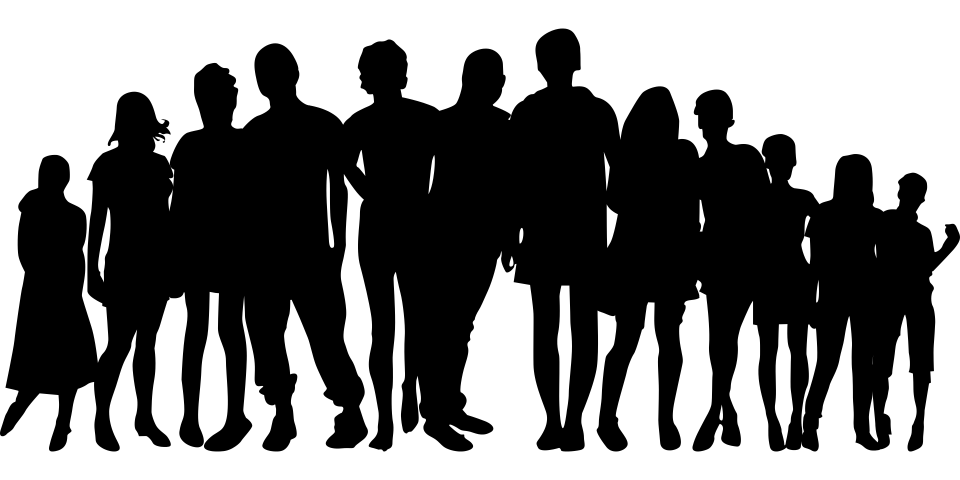
#> input picture 03_Prod/Fun_2/team2.png, 1920 x 960 px (shown at 1/2 size)
$ python new_wordcloud_1.py
#> lines starting #> are read from the running program, lines starting #| are printed output that depends on the picture
from wordcloud import WordCloud, STOPWORDS
import matplotlib.pyplot as plt
from PIL import Image
import numpy as np
from random import randint

# Load the Christmas tree image mask
tree_mask = np.array(Image.open("team2.png"))
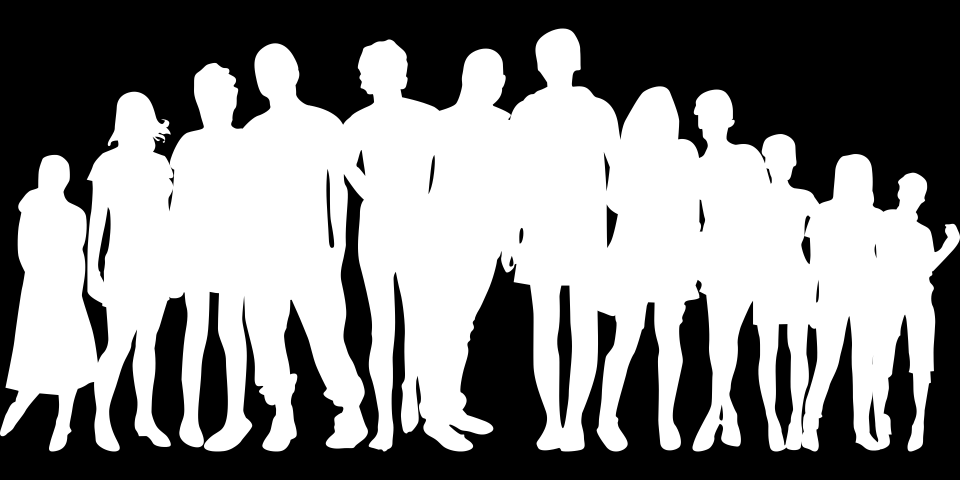
#> tree_mask: shape (960, 1920) (shown at 1/2 size); min 0, max 255, mean 133.7

# Invert the mask (black becomes white, white becomes black)
inverted_mask = 255 - tree_mask

# Prepare the text data
names = """
Holy Venom
Krismond Studios
Content Circle K
Ole Tyme Designs
Richard Lovings
Henry Bonney
VeenaSriVenkat
Shivneri art1
eemeelyo
Furry pets Plus other funny videos
Vehicle Insights
KedeiBC Tv
Doctor Specific 💜
Therapy Dog Troy
Buzz CapitalTV
Ellen Tokpa
Ketech tube
Grand Music Events | formații nuntă București |
MarkandJu Workouts for over 40's & 50's
Crazy Life Homestead
Chidemy Gaming
Timber
m80
The World of Krish
DIGIMARKX AI
onesire
Danalache Sebastian
mara jin
Rino
Nile Nonsense
Hari Doss
tunde adeniran
Africstyle Fashion
belad2000
Dele Adeniji
Gerard T
Desta Getaw
Muhammad Fahim Anwar
don ekolson
rene fadriquela
Murat Arziman
Grigoris Mavridis
Vikash Malik
Benjamin Odenigbo
Jesper Juhl Hansen
Lali
Design Scape
Anoop S Hari
de_prince_alsina Fiftness
Praise
K D
meombe likine
Gayani Athauda
Heinrich Edimo
Arsene Denis-Gabriel
Ako Nana Kelly
Conrad
JORDAN and JAYDEN SQL
Julio Mondjeli
I futurity Buila
yasir riaz
"""

# Create a WordCloud object with the Christmas tree mask
#> (the run stopped early here; a loop or call above may not have finished)

$ run again, with 03_Prod/Fun_2/team1.png copied over 03_Prod/Fun_2/team2.png
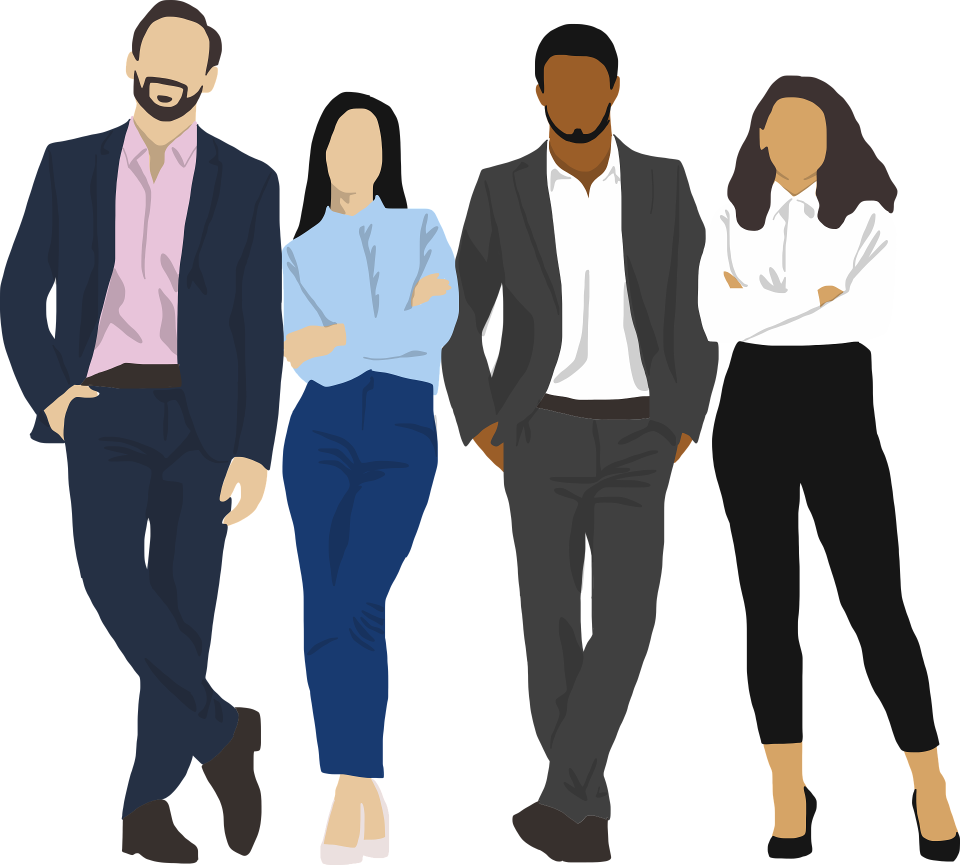
#> input picture 03_Prod/Fun_2/team1.png, 1920 x 1730 px (shown at 1/2 size)
#> tree_mask is the input picture: shape (1730, 1920, 4); mean R, G, B, A 76.8, 75, 79.2, 139.9
#> `inverted_mask = 255 - tree_mask`:
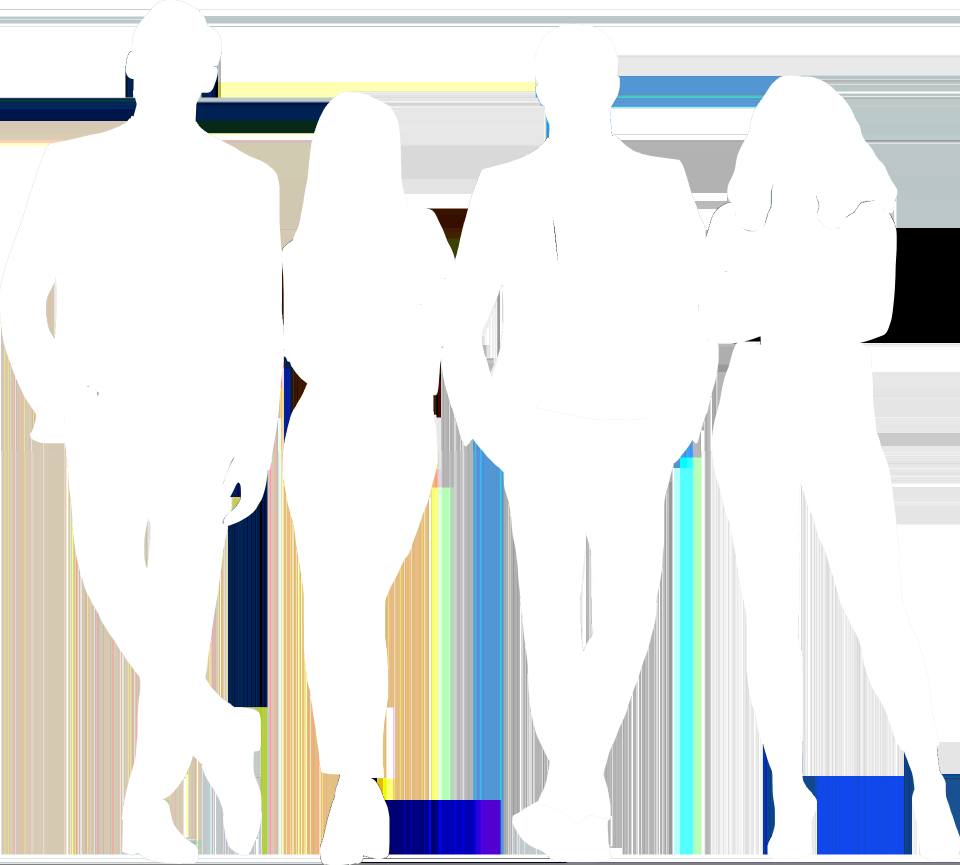
#> inverted_mask: shape (1730, 1920, 4) (shown at 1/2 size); mean R, G, B, A 178.2, 180, 175.8, 115.1; transparent parts drawn white
